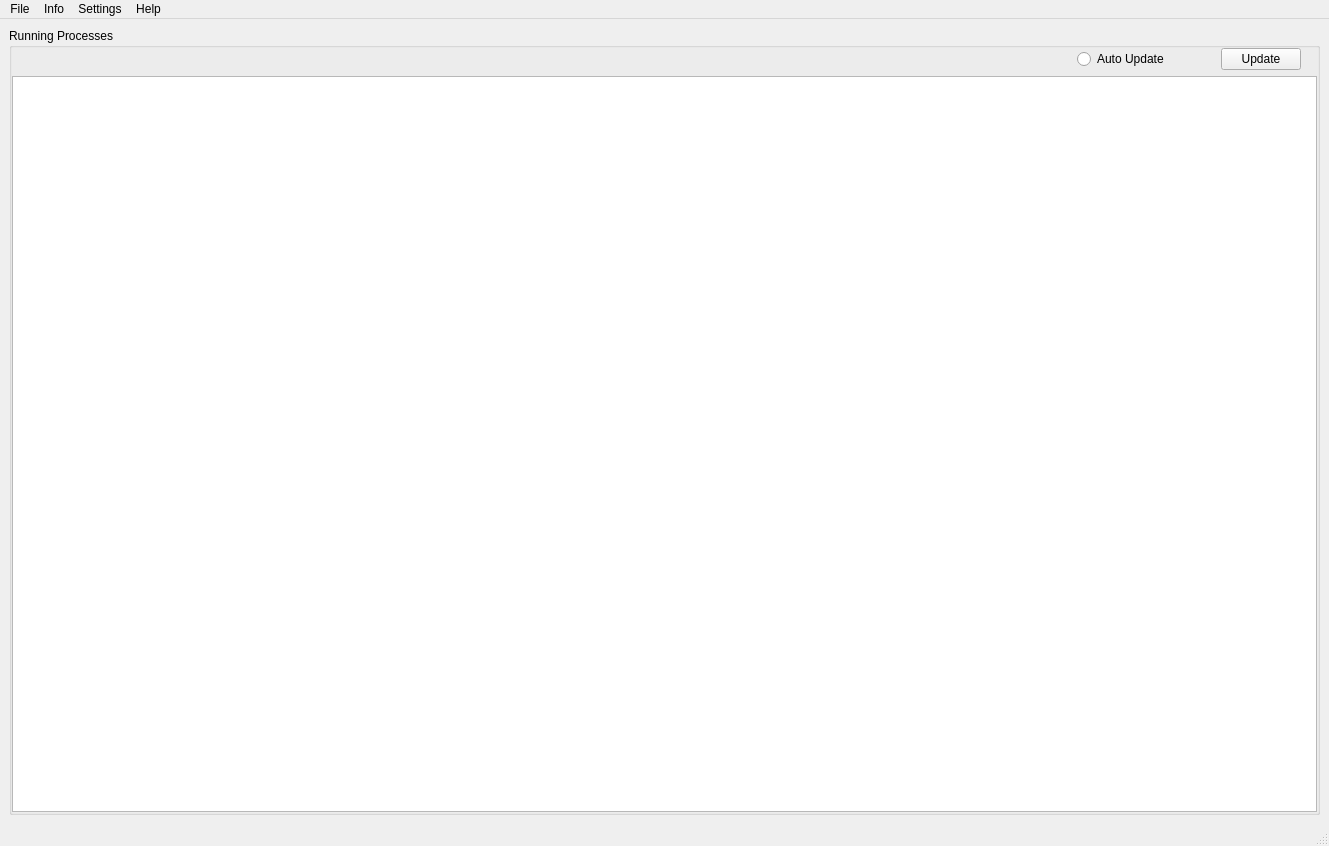
<?xml version="1.0" encoding="UTF-8"?>
<ui version="4.0">
 <class>MainWindow</class>
 <widget class="QMainWindow" name="MainWindow">
  <property name="geometry">
   <rect>
    <x>0</x>
    <y>0</y>
    <width>1329</width>
    <height>846</height>
   </rect>
  </property>
  <property name="minimumSize">
   <size>
    <width>1200</width>
    <height>700</height>
   </size>
  </property>
  <property name="windowTitle">
   <string>System Info</string>
  </property>
  <property name="styleSheet">
   <string notr="true"/>
  </property>
  <widget class="QWidget" name="centralwidget">
   <layout class="QVBoxLayout" name="verticalLayout_9">
    <item>
     <widget class="QStackedWidget" name="stackedWidget">
      <property name="currentIndex">
       <number>3</number>
      </property>
      <widget class="QWidget" name="basicPage">
       <layout class="QGridLayout" name="gridLayout_3">
        <property name="leftMargin">
         <number>0</number>
        </property>
        <property name="topMargin">
         <number>0</number>
        </property>
        <property name="rightMargin">
         <number>0</number>
        </property>
        <property name="bottomMargin">
         <number>0</number>
        </property>
        <item row="0" column="0">
         <widget class="QFrame" name="basicFrame">
          <property name="frameShape">
           <enum>QFrame::NoFrame</enum>
          </property>
          <property name="frameShadow">
           <enum>QFrame::Raised</enum>
          </property>
          <layout class="QGridLayout" name="gridLayout_2">
           <property name="leftMargin">
            <number>0</number>
           </property>
           <property name="topMargin">
            <number>0</number>
           </property>
           <property name="rightMargin">
            <number>0</number>
           </property>
           <property name="bottomMargin">
            <number>0</number>
           </property>
           <item row="0" column="0">
            <layout class="QGridLayout" name="gridLayout">
             <item row="3" column="3">
              <layout class="QHBoxLayout" name="horizontalLayout">
               <item>
                <widget class="QGroupBox" name="groupBox_2">
                 <property name="title">
                  <string>User Details</string>
                 </property>
                 <layout class="QVBoxLayout" name="verticalLayout_3">
                  <property name="spacing">
                   <number>0</number>
                  </property>
                  <property name="leftMargin">
                   <number>0</number>
                  </property>
                  <property name="topMargin">
                   <number>0</number>
                  </property>
                  <property name="rightMargin">
                   <number>0</number>
                  </property>
                  <property name="bottomMargin">
                   <number>0</number>
                  </property>
                  <item>
                   <widget class="QPlainTextEdit" name="userInfo">
                    <property name="readOnly">
                     <bool>true</bool>
                    </property>
                   </widget>
                  </item>
                 </layout>
                </widget>
               </item>
              </layout>
             </item>
             <item row="4" column="1">
              <widget class="QGroupBox" name="groupBox_4">
               <property name="title">
                <string>Drives</string>
               </property>
               <layout class="QVBoxLayout" name="verticalLayout_5">
                <property name="leftMargin">
                 <number>0</number>
                </property>
                <property name="topMargin">
                 <number>0</number>
                </property>
                <property name="rightMargin">
                 <number>0</number>
                </property>
                <property name="bottomMargin">
                 <number>0</number>
                </property>
                <item>
                 <widget class="QPlainTextEdit" name="discUsageInfo">
                  <property name="minimumSize">
                   <size>
                    <width>500</width>
                    <height>0</height>
                   </size>
                  </property>
                  <property name="readOnly">
                   <bool>true</bool>
                  </property>
                 </widget>
                </item>
               </layout>
              </widget>
             </item>
             <item row="3" column="1">
              <widget class="QGroupBox" name="groupBox">
               <property name="sizePolicy">
                <sizepolicy hsizetype="Preferred" vsizetype="Preferred">
                 <horstretch>0</horstretch>
                 <verstretch>0</verstretch>
                </sizepolicy>
               </property>
               <property name="title">
                <string>System Details</string>
               </property>
               <layout class="QVBoxLayout" name="verticalLayout">
                <property name="spacing">
                 <number>6</number>
                </property>
                <property name="leftMargin">
                 <number>0</number>
                </property>
                <property name="topMargin">
                 <number>0</number>
                </property>
                <property name="rightMargin">
                 <number>0</number>
                </property>
                <property name="bottomMargin">
                 <number>0</number>
                </property>
                <item>
                 <widget class="QPlainTextEdit" name="sysInfo">
                  <property name="sizePolicy">
                   <sizepolicy hsizetype="Expanding" vsizetype="Preferred">
                    <horstretch>0</horstretch>
                    <verstretch>0</verstretch>
                   </sizepolicy>
                  </property>
                 </widget>
                </item>
               </layout>
              </widget>
             </item>
             <item row="4" column="3">
              <widget class="QGroupBox" name="groupBox_10">
               <property name="title">
                <string>Network</string>
               </property>
               <layout class="QVBoxLayout" name="verticalLayout_11">
                <property name="leftMargin">
                 <number>0</number>
                </property>
                <property name="topMargin">
                 <number>0</number>
                </property>
                <property name="rightMargin">
                 <number>0</number>
                </property>
                <property name="bottomMargin">
                 <number>0</number>
                </property>
                <item>
                 <widget class="QPlainTextEdit" name="networkInfo">
                  <property name="readOnly">
                   <bool>true</bool>
                  </property>
                 </widget>
                </item>
               </layout>
              </widget>
             </item>
            </layout>
           </item>
          </layout>
         </widget>
        </item>
       </layout>
      </widget>
      <widget class="QWidget" name="Hardware">
       <layout class="QVBoxLayout" name="verticalLayout_2">
        <property name="leftMargin">
         <number>0</number>
        </property>
        <property name="topMargin">
         <number>0</number>
        </property>
        <property name="rightMargin">
         <number>0</number>
        </property>
        <property name="bottomMargin">
         <number>0</number>
        </property>
        <item>
         <widget class="QFrame" name="frame">
          <property name="frameShape">
           <enum>QFrame::NoFrame</enum>
          </property>
          <property name="frameShadow">
           <enum>QFrame::Raised</enum>
          </property>
          <layout class="QGridLayout" name="gridLayout_6">
           <property name="leftMargin">
            <number>0</number>
           </property>
           <property name="topMargin">
            <number>0</number>
           </property>
           <property name="rightMargin">
            <number>0</number>
           </property>
           <property name="bottomMargin">
            <number>0</number>
           </property>
           <item row="0" column="0">
            <widget class="QGroupBox" name="groupBox_6">
             <property name="title">
              <string>CPU Details</string>
             </property>
             <layout class="QVBoxLayout" name="verticalLayout_7">
              <property name="leftMargin">
               <number>0</number>
              </property>
              <property name="topMargin">
               <number>0</number>
              </property>
              <property name="rightMargin">
               <number>0</number>
              </property>
              <property name="bottomMargin">
               <number>0</number>
              </property>
              <item>
               <widget class="QPlainTextEdit" name="CPU_info"/>
              </item>
              <item>
               <widget class="QGroupBox" name="groupBox_5">
                <property name="title">
                 <string>Temperatures</string>
                </property>
                <layout class="QVBoxLayout" name="verticalLayout_6">
                 <property name="leftMargin">
                  <number>0</number>
                 </property>
                 <property name="topMargin">
                  <number>0</number>
                 </property>
                 <property name="rightMargin">
                  <number>0</number>
                 </property>
                 <property name="bottomMargin">
                  <number>0</number>
                 </property>
                 <item>
                  <widget class="QPlainTextEdit" name="sensorInfo">
                   <property name="minimumSize">
                    <size>
                     <width>500</width>
                     <height>0</height>
                    </size>
                   </property>
                   <property name="readOnly">
                    <bool>true</bool>
                   </property>
                  </widget>
                 </item>
                </layout>
               </widget>
              </item>
             </layout>
            </widget>
           </item>
           <item row="0" column="1">
            <widget class="QGroupBox" name="groupBox_3">
             <property name="title">
              <string>RAM</string>
             </property>
             <layout class="QVBoxLayout" name="verticalLayout_4">
              <property name="leftMargin">
               <number>0</number>
              </property>
              <property name="topMargin">
               <number>0</number>
              </property>
              <property name="rightMargin">
               <number>0</number>
              </property>
              <property name="bottomMargin">
               <number>0</number>
              </property>
              <item>
               <widget class="QPlainTextEdit" name="RAMInfo"/>
              </item>
              <item>
               <widget class="QGroupBox" name="groupBox_9">
                <property name="title">
                 <string>Uptime</string>
                </property>
                <layout class="QVBoxLayout" name="verticalLayout_10">
                 <property name="leftMargin">
                  <number>0</number>
                 </property>
                 <property name="topMargin">
                  <number>0</number>
                 </property>
                 <property name="rightMargin">
                  <number>0</number>
                 </property>
                 <property name="bottomMargin">
                  <number>0</number>
                 </property>
                 <item>
                  <widget class="QPlainTextEdit" name="UptimeInfo"/>
                 </item>
                </layout>
               </widget>
              </item>
             </layout>
            </widget>
           </item>
          </layout>
         </widget>
        </item>
       </layout>
      </widget>
      <widget class="QWidget" name="SystemPage">
       <layout class="QGridLayout" name="gridLayout_5" rowstretch="0,0,0,0">
        <property name="leftMargin">
         <number>0</number>
        </property>
        <property name="topMargin">
         <number>0</number>
        </property>
        <property name="rightMargin">
         <number>0</number>
        </property>
        <property name="bottomMargin">
         <number>0</number>
        </property>
        <item row="0" column="1">
         <widget class="QGroupBox" name="groupBox_7">
          <property name="sizePolicy">
           <sizepolicy hsizetype="Preferred" vsizetype="Fixed">
            <horstretch>0</horstretch>
            <verstretch>0</verstretch>
           </sizepolicy>
          </property>
          <property name="title">
           <string>Kernel Info</string>
          </property>
          <layout class="QHBoxLayout" name="horizontalLayout_5">
           <property name="leftMargin">
            <number>0</number>
           </property>
           <property name="topMargin">
            <number>0</number>
           </property>
           <property name="rightMargin">
            <number>0</number>
           </property>
           <property name="bottomMargin">
            <number>0</number>
           </property>
           <item>
            <widget class="QPlainTextEdit" name="kernelInfo">
             <property name="sizePolicy">
              <sizepolicy hsizetype="Expanding" vsizetype="Fixed">
               <horstretch>0</horstretch>
               <verstretch>0</verstretch>
              </sizepolicy>
             </property>
            </widget>
           </item>
          </layout>
         </widget>
        </item>
        <item row="1" column="1">
         <widget class="QPushButton" name="kernelRefresh">
          <property name="text">
           <string>Refresh Kernel Modules</string>
          </property>
         </widget>
        </item>
        <item row="3" column="0" colspan="2">
         <widget class="QGroupBox" name="groupBox_8">
          <property name="title">
           <string>Kernel modules</string>
          </property>
          <layout class="QVBoxLayout" name="verticalLayout_8" stretch="0">
           <property name="leftMargin">
            <number>0</number>
           </property>
           <property name="topMargin">
            <number>0</number>
           </property>
           <property name="rightMargin">
            <number>0</number>
           </property>
           <property name="bottomMargin">
            <number>0</number>
           </property>
           <item>
            <widget class="QPlainTextEdit" name="kernelModuleInfo">
             <property name="sizePolicy">
              <sizepolicy hsizetype="Expanding" vsizetype="Expanding">
               <horstretch>0</horstretch>
               <verstretch>0</verstretch>
              </sizepolicy>
             </property>
            </widget>
           </item>
          </layout>
         </widget>
        </item>
       </layout>
      </widget>
      <widget class="QWidget" name="runningAppPage">
       <layout class="QGridLayout" name="gridLayout_4">
        <property name="leftMargin">
         <number>0</number>
        </property>
        <property name="topMargin">
         <number>0</number>
        </property>
        <property name="rightMargin">
         <number>0</number>
        </property>
        <property name="bottomMargin">
         <number>0</number>
        </property>
        <item row="0" column="0">
         <widget class="QGroupBox" name="groupBox_11">
          <property name="title">
           <string>Running Processes</string>
          </property>
          <property name="flat">
           <bool>true</bool>
          </property>
          <layout class="QGridLayout" name="gridLayout_7">
           <property name="leftMargin">
            <number>0</number>
           </property>
           <property name="topMargin">
            <number>0</number>
           </property>
           <property name="rightMargin">
            <number>0</number>
           </property>
           <property name="bottomMargin">
            <number>0</number>
           </property>
           <item row="2" column="2">
            <widget class="QRadioButton" name="autoUpdateCheck">
             <property name="text">
              <string>Auto Update</string>
             </property>
            </widget>
           </item>
           <item row="2" column="1">
            <spacer name="horizontalSpacer">
             <property name="orientation">
              <enum>Qt::Horizontal</enum>
             </property>
             <property name="sizeHint" stdset="0">
              <size>
               <width>40</width>
               <height>20</height>
              </size>
             </property>
            </spacer>
           </item>
           <item row="2" column="4">
            <widget class="QPushButton" name="updateRunningProcesses">
             <property name="text">
              <string>Update</string>
             </property>
            </widget>
           </item>
           <item row="2" column="3">
            <spacer name="horizontalSpacer_2">
             <property name="orientation">
              <enum>Qt::Horizontal</enum>
             </property>
             <property name="sizeType">
              <enum>QSizePolicy::Fixed</enum>
             </property>
             <property name="sizeHint" stdset="0">
              <size>
               <width>40</width>
               <height>20</height>
              </size>
             </property>
            </spacer>
           </item>
           <item row="2" column="5">
            <spacer name="horizontalSpacer_3">
             <property name="orientation">
              <enum>Qt::Horizontal</enum>
             </property>
             <property name="sizeType">
              <enum>QSizePolicy::Fixed</enum>
             </property>
             <property name="sizeHint" stdset="0">
              <size>
               <width>10</width>
               <height>20</height>
              </size>
             </property>
            </spacer>
           </item>
           <item row="3" column="0" colspan="6">
            <widget class="QPlainTextEdit" name="runningAppInfo">
             <property name="frameShadow">
              <enum>QFrame::Plain</enum>
             </property>
             <property name="readOnly">
              <bool>true</bool>
             </property>
            </widget>
           </item>
          </layout>
         </widget>
        </item>
       </layout>
      </widget>
     </widget>
    </item>
   </layout>
  </widget>
  <widget class="QMenuBar" name="menubar">
   <property name="geometry">
    <rect>
     <x>0</x>
     <y>0</y>
     <width>1329</width>
     <height>21</height>
    </rect>
   </property>
   <widget class="QMenu" name="menuFile">
    <property name="title">
     <string>File</string>
    </property>
    <addaction name="actionExit"/>
   </widget>
   <widget class="QMenu" name="menuInfo">
    <property name="title">
     <string>Info</string>
    </property>
    <addaction name="actionBasic_Info"/>
    <addaction name="actionCPU_info"/>
    <addaction name="actionSystem_Info"/>
    <addaction name="actionRunning_Apps"/>
   </widget>
   <widget class="QMenu" name="menuHelp">
    <property name="title">
     <string>Help</string>
    </property>
    <addaction name="actionHelp"/>
    <addaction name="actionAbout"/>
   </widget>
   <widget class="QMenu" name="menuSettings">
    <property name="title">
     <string>Settings</string>
    </property>
    <widget class="QMenu" name="menuTheme">
     <property name="title">
      <string>Theme</string>
     </property>
     <addaction name="actionLight"/>
     <addaction name="actionDark"/>
    </widget>
    <addaction name="menuTheme"/>
   </widget>
   <addaction name="menuFile"/>
   <addaction name="menuInfo"/>
   <addaction name="menuSettings"/>
   <addaction name="menuHelp"/>
  </widget>
  <widget class="QStatusBar" name="statusBar"/>
  <action name="actionCPU_info">
   <property name="text">
    <string>Hardware Info</string>
   </property>
  </action>
  <action name="actionAbout">
   <property name="text">
    <string>About</string>
   </property>
  </action>
  <action name="actionHelp">
   <property name="text">
    <string>Help</string>
   </property>
  </action>
  <action name="actionExit">
   <property name="text">
    <string>Exit</string>
   </property>
  </action>
  <action name="actionSystem_Info">
   <property name="text">
    <string>Kernel Info</string>
   </property>
  </action>
  <action name="actionBasic_Info">
   <property name="text">
    <string>Basic Info</string>
   </property>
  </action>
  <action name="actionLight">
   <property name="text">
    <string>Light</string>
   </property>
  </action>
  <action name="actionDark">
   <property name="text">
    <string>Dark</string>
   </property>
  </action>
  <action name="actionRunning_Apps">
   <property name="text">
    <string>Active Processes</string>
   </property>
  </action>
 </widget>
 <resources/>
 <connections/>
</ui>
